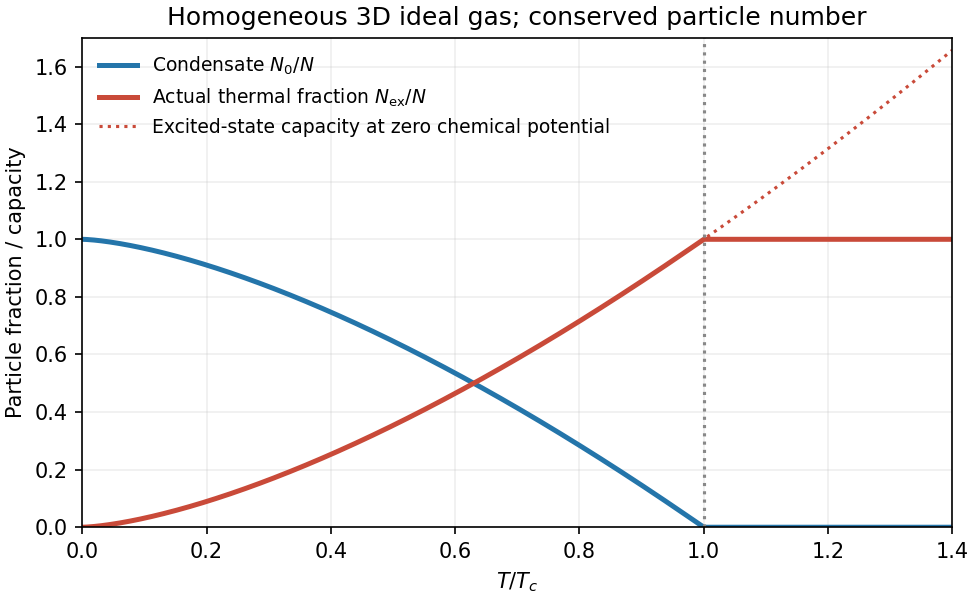

Reproduce this figure in Python.
import numpy as np
import matplotlib.pyplot as plt
t=np.linspace(0,1.4,600)
fig,ax=plt.subplots(figsize=(6.5,4),layout='constrained')
ax.plot(t,np.maximum(1-t**1.5,0),color='#2475aa',lw=2.4,label=r'Condensate $N_0/N$')
ax.plot(t,np.minimum(t**1.5,1),color='#c94a39',lw=2.4,label=r'Actual thermal fraction $N_{\rm ex}/N$')
ax.plot(t,t**1.5,color='#c94a39',ls=':',label='Excited-state capacity at zero chemical potential')
ax.axvline(1,color='#888',ls=':');ax.set(xlim=(0,1.4),ylim=(0,1.7),xlabel=r'$T/T_c$',ylabel='Particle fraction / capacity',title='Homogeneous 3D ideal gas; conserved particle number')
ax.legend(frameon=False,fontsize=9);ax.grid(alpha=.2)
fig.savefig('paper-1-tsp2012-condensation.png',dpi=150,facecolor='white')
